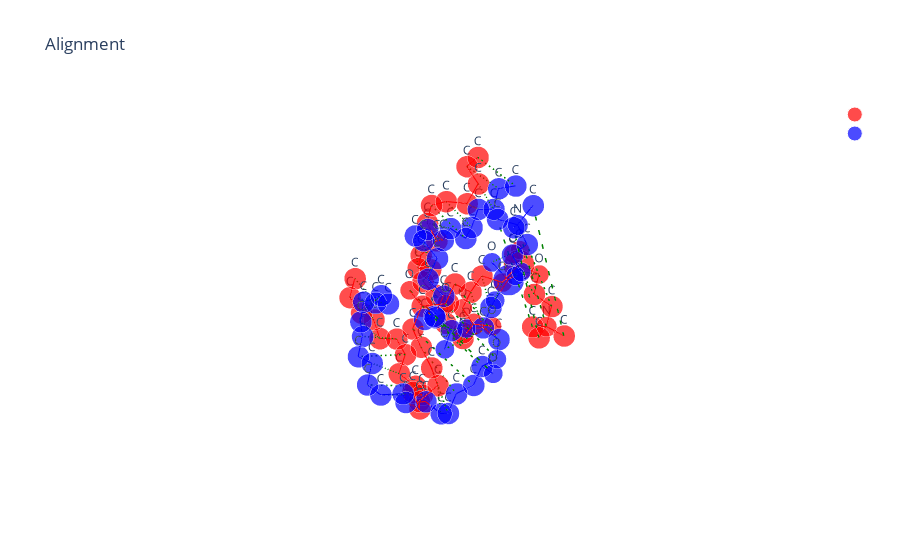

The code cell stored with this chart in its notebook:
### Markdown cell above
OTMol alignment

### Code cell
df = pd.read_csv('./otmol_output/1ln1_DLP_result.csv')
data_path = "../Data/first_8_molecules_RDKIT"
ligand = '1ln1_DLP'
i = 49
nameB = ligand+'_conf'+str(i)+'_otmol.xyz'
path1 = os.path.join(data_path, 'extra_bio_ligands', ligand+'.pdb')
path2 = os.path.join(data_path, 'extra_bio_ligands_RDKIT', ligand, ligand+'_conf'+str(i)+'.pdb')
X_A, T_A, B_A = otm.tl.parse_pdb_file(path1)
X_B, T_B, B_B = otm.tl.parse_pdb_file(path2)
assignment = [int(x) for x in df['assignment'][i].strip('[]').split()]
P = otm.tl.permutation_to_matrix(assignment)
X_B_aligned, _, _ = otm.tl.kabsch(X_A, X_B, P) 
otm.tl.write_xyz_with_custom_labels(
    os.path.join('otmol_output', nameB), 
    X_B_aligned[assignment], 
    T_B[assignment],
    comment="aligned by OTMol")
print(otm.tl.root_mean_square_deviation(X_A, X_B_aligned[assignment]))
otm.pl.interactive_alignment_plot(X_A, X_B_aligned, T_A, T_B, B_A, B_B, assignment, '', '')

### Figure 1 — Plotly figure (JSON) as saved in the notebook; plotly's stock layout.template omitted (floating-point values rounded to 4 significant figures)
{"data": [{"marker": {"color": "red", "size": [15.2, 15.2, 15.2, 15.2, 15.2, 15.2, 15.2, 15.2, 15.2, 15.2, 15.2, 15.2, 15.2, 15.2, 15.2, 15.2, 15.2, 15.2, 15.2, 15.2, 15.2, 15.2, 15.2, 15.2, 15.2, 15.2, 15.2, 15.2, 15.2, 15.2, 15.2, 15.2, 15.2, 15.2, 15.2, 15.2, 15.2, 15.2, 15.2, 15.2, 15.2, 15.2, 15.2, 15.2, 14.2, 13.2, 13.2, 13.2, 13.2, 13.2, 13.2, 13.2, 13.2, 21.4], "symbol": "circle"}, "mode": "markers+text", "name": "", "text": ["C", "C", "C", "C", "C", "C", "C", "C", "C", "C", "C", "C", "C", "C", "C", "C", "C", "C", "C", "C", "C", "C", "C", "C", "C", "C", "C", "C", "C", "C", "C", "C", "C", "C", "C", "C", "C", "C", "C", "C", "C", "C", "C", "C", "N", "O", "O", "O", "O", "O", "O", "O", "O", "P"], "textposition": "top center", "type": "scatter3d", "x": [49.37, 50.8, 51.9, 46.91, 46.23, 48.26, 46.06, 46.67, 54.38, 55.62, 55.28, 55.72, 55.48, 56.67, 56.29, 55.65, 54.66, 54.22, 54.67, 53.89, 53.72, 54.27, 53.89, 54.84, 54.82, 54.18, 50.65, 51.1, 50.09, 50.45, 49.59, 49.41, 49.98, 49.79, 51.09, 51.13, 49.84, 49.55, 49.19, 49.07, 47.79, 46.98, 46.78, 45.31, 46.81, 51.08, 53.12, 54.44, 49.95, 46.23, 47.61, 48.44, 46.39, 47.17], "y": [49.7, 50.05, 49.65, 52.38, 53.47, 54.03, 54.69, 52.44, 49.3, 49.79, 50.08, 51.48, 51.75, 51.3, 50.84, 49.41, 49.2, 47.97, 46.71, 46.62, 45.49, 44.14, 43.03, 43.0, 41.66, 41.68, 50.25, 49.7, 48.74, 47.3, 46.71, 45.19, 44.38, 45.07, 45.2, 45.63, 45.86, 44.62, 44.69, 46.04, 46.74, 46.99, 45.73, 45.39, 53.64, 49.6, 50.07, 48.24, 51.3, 49.83, 51.32, 50.77, 52.23, 51.04], "z": [19.91, 19.48, 20.47, 18.5, 17.69, 16.44, 15.66, 15.52, 19.86, 19.07, 17.58, 17.08, 15.57, 14.71, 13.32, 13.28, 12.07, 11.68, 12.39, 13.71, 14.41, 13.96, 14.92, 16.08, 16.78, 18.18, 16.8, 15.45, 14.79, 15.07, 16.17, 16.02, 17.18, 18.5, 19.25, 20.53, 21.27, 22.05, 23.33, 24.0, 23.67, 24.92, 25.73, 25.92, 16.33, 18.07, 19.76, 20.55, 16.84, 20.36, 21.84, 19.45, 19.82, 20.4]}, {"marker": {"color": "blue", "size": [15.2, 15.2, 15.2, 15.2, 15.2, 15.2, 15.2, 15.2, 15.2, 15.2, 15.2, 15.2, 15.2, 15.2, 15.2, 15.2, 15.2, 15.2, 15.2, 15.2, 15.2, 15.2, 15.2, 15.2, 15.2, 15.2, 15.2, 15.2, 15.2, 15.2, 15.2, 15.2, 15.2, 15.2, 15.2, 15.2, 15.2, 15.2, 15.2, 15.2, 15.2, 15.2, 15.2, 15.2, 14.2, 13.2, 13.2, 13.2, 13.2, 13.2, 13.2, 13.2, 13.2, 21.4], "symbol": "circle"}, "mode": "markers+text", "name": "", "text": ["C", "C", "C", "C", "C", "C", "C", "C", "C", "C", "C", "C", "C", "C", "C", "C", "C", "C", "C", "C", "C", "C", "C", "C", "C", "C", "C", "C", "C", "C", "C", "C", "C", "C", "C", "C", "C", "C", "C", "C", "C", "C", "C", "C", "N", "O", "O", "O", "O", "O", "O", "O", "O", "P"], "textposition": "top center", "type": "scatter3d", "x": [48.58, 49.62, 49.65, 48.12, 48.03, 49.62, 48.58, 47.37, 51.82, 52.53, 54.01, 54.81, 54.56, 54.66, 55.91, 56.3, 57.61, 57.61, 56.56, 56.68, 55.61, 55.66, 54.72, 53.27, 52.54, 52.75, 51.16, 51.67, 52.93, 53.03, 52.17, 52.39, 51.61, 51.74, 51.29, 49.88, 48.99, 47.58, 46.62, 45.25, 44.79, 44.68, 44.21, 44.06, 48.4, 50.84, 50.47, 52.24, 52.19, 46.11, 47.7, 48.97, 47.76, 47.61], "y": [50.01, 50.27, 51.75, 51.13, 52.11, 52.14, 50.09, 51.78, 52.17, 52.11, 51.94, 51.97, 51.01, 49.56, 48.89, 49.19, 48.5, 47.03, 46.26, 44.78, 43.95, 44.08, 43.28, 43.45, 43.21, 41.81, 48.61, 47.5, 47.78, 48.89, 48.91, 47.69, 47.78, 46.65, 45.3, 44.97, 45.61, 44.95, 45.6, 44.97, 45.15, 46.57, 46.54, 47.92, 51.53, 49.78, 52.33, 53.47, 48.99, 50.11, 49.14, 50.65, 51.7, 50.61], "z": [17.0, 15.89, 15.73, 21.62, 22.75, 24.51, 23.95, 25.03, 14.95, 13.63, 13.82, 12.58, 11.51, 11.65, 12.05, 13.46, 13.84, 13.66, 14.43, 14.15, 14.87, 16.35, 17.16, 17.08, 15.81, 15.25, 15.56, 16.4, 17.12, 18.06, 19.27, 20.14, 21.41, 22.33, 21.99, 21.82, 20.85, 21.04, 20.09, 20.29, 21.72, 22.16, 23.62, 24.18, 24.02, 16.25, 14.81, 15.51, 14.67, 18.58, 20.0, 18.15, 20.42, 19.18]}, {"line": {"color": "red", "width": 2}, "mode": "lines", "showlegend": false, "type": "scatter3d", "x": [49.37, 50.8], "y": [49.7, 50.05], "z": [19.91, 19.48]}, {"line": {"color": "red", "width": 2}, "mode": "lines", "showlegend": false, "type": "scatter3d", "x": [49.37, 48.44], "y": [49.7, 50.77], "z": [19.91, 19.45]}, {"line": {"color": "red", "width": 2}, "mode": "lines", "showlegend": false, "type": "scatter3d", "x": [50.8, 51.9], "y": [50.05, 49.65], "z": [19.48, 20.47]}, {"line": {"color": "red", "width": 2}, "mode": "lines", "showlegend": false, "type": "scatter3d", "x": [50.8, 51.08], "y": [50.05, 49.6], "z": [19.48, 18.07]}, {"line": {"color": "red", "width": 2}, "mode": "lines", "showlegend": false, "type": "scatter3d", "x": [51.9, 53.12], "y": [49.65, 50.07], "z": [20.47, 19.76]}, {"line": {"color": "red", "width": 2}, "mode": "lines", "showlegend": false, "type": "scatter3d", "x": [46.91, 46.23], "y": [52.38, 53.47], "z": [18.5, 17.69]}, {"line": {"color": "red", "width": 2}, "mode": "lines", "showlegend": false, "type": "scatter3d", "x": [46.91, 46.39], "y": [52.38, 52.23], "z": [18.5, 19.82]}, {"line": {"color": "red", "width": 2}, "mode": "lines", "showlegend": false, "type": "scatter3d", "x": [46.23, 46.81], "y": [53.47, 53.64], "z": [17.69, 16.33]}, {"line": {"color": "red", "width": 2}, "mode": "lines", "showlegend": false, "type": "scatter3d", "x": [48.26, 46.81], "y": [54.03, 53.64], "z": [16.44, 16.33]}, {"line": {"color": "red", "width": 2}, "mode": "lines", "showlegend": false, "type": "scatter3d", "x": [46.06, 46.81], "y": [54.69, 53.64], "z": [15.66, 16.33]}, {"line": {"color": "red", "width": 2}, "mode": "lines", "showlegend": false, "type": "scatter3d", "x": [46.67, 46.81], "y": [52.44, 53.64], "z": [15.52, 16.33]}, {"line": {"color": "red", "width": 2}, "mode": "lines", "showlegend": false, "type": "scatter3d", "x": [54.38, 55.62], "y": [49.3, 49.79], "z": [19.86, 19.07]}, {"line": {"color": "red", "width": 2}, "mode": "lines", "showlegend": false, "type": "scatter3d", "x": [54.38, 53.12], "y": [49.3, 50.07], "z": [19.86, 19.76]}, {"line": {"color": "red", "width": 2}, "mode": "lines", "showlegend": false, "type": "scatter3d", "x": [54.38, 54.44], "y": [49.3, 48.24], "z": [19.86, 20.55]}, {"line": {"color": "red", "width": 2}, "mode": "lines", "showlegend": false, "type": "scatter3d", "x": [55.62, 55.28], "y": [49.79, 50.08], "z": [19.07, 17.58]}, {"line": {"color": "red", "width": 2}, "mode": "lines", "showlegend": false, "type": "scatter3d", "x": [55.28, 55.72], "y": [50.08, 51.48], "z": [17.58, 17.08]}, {"line": {"color": "red", "width": 2}, "mode": "lines", "showlegend": false, "type": "scatter3d", "x": [55.72, 55.48], "y": [51.48, 51.75], "z": [17.08, 15.57]}, {"line": {"color": "red", "width": 2}, "mode": "lines", "showlegend": false, "type": "scatter3d", "x": [55.48, 56.67], "y": [51.75, 51.3], "z": [15.57, 14.71]}, {"line": {"color": "red", "width": 2}, "mode": "lines", "showlegend": false, "type": "scatter3d", "x": [56.67, 56.29], "y": [51.3, 50.84], "z": [14.71, 13.32]}, {"line": {"color": "red", "width": 2}, "mode": "lines", "showlegend": false, "type": "scatter3d", "x": [56.29, 55.65], "y": [50.84, 49.41], "z": [13.32, 13.28]}, {"line": {"color": "red", "width": 2}, "mode": "lines", "showlegend": false, "type": "scatter3d", "x": [55.65, 54.66], "y": [49.41, 49.2], "z": [13.28, 12.07]}, {"line": {"color": "red", "width": 2}, "mode": "lines", "showlegend": false, "type": "scatter3d", "x": [54.66, 54.22], "y": [49.2, 47.97], "z": [12.07, 11.68]}, {"line": {"color": "red", "width": 2}, "mode": "lines", "showlegend": false, "type": "scatter3d", "x": [54.22, 54.67], "y": [47.97, 46.71], "z": [11.68, 12.39]}, {"line": {"color": "red", "width": 2}, "mode": "lines", "showlegend": false, "type": "scatter3d", "x": [54.67, 53.89], "y": [46.71, 46.62], "z": [12.39, 13.71]}, {"line": {"color": "red", "width": 2}, "mode": "lines", "showlegend": false, "type": "scatter3d", "x": [53.89, 53.72], "y": [46.62, 45.49], "z": [13.71, 14.41]}, {"line": {"color": "red", "width": 2}, "mode": "lines", "showlegend": false, "type": "scatter3d", "x": [53.72, 54.27], "y": [45.49, 44.14], "z": [14.41, 13.96]}, {"line": {"color": "red", "width": 2}, "mode": "lines", "showlegend": false, "type": "scatter3d", "x": [54.27, 53.89], "y": [44.14, 43.03], "z": [13.96, 14.92]}, {"line": {"color": "red", "width": 2}, "mode": "lines", "showlegend": false, "type": "scatter3d", "x": [53.89, 54.84], "y": [43.03, 43.0], "z": [14.92, 16.08]}, {"line": {"color": "red", "width": 2}, "mode": "lines", "showlegend": false, "type": "scatter3d", "x": [54.84, 54.82], "y": [43.0, 41.66], "z": [16.08, 16.78]}, {"line": {"color": "red", "width": 2}, "mode": "lines", "showlegend": false, "type": "scatter3d", "x": [54.82, 54.18], "y": [41.66, 41.68], "z": [16.78, 18.18]}, {"line": {"color": "red", "width": 2}, "mode": "lines", "showlegend": false, "type": "scatter3d", "x": [50.65, 51.1], "y": [50.25, 49.7], "z": [16.8, 15.45]}, {"line": {"color": "red", "width": 2}, "mode": "lines", "showlegend": false, "type": "scatter3d", "x": [50.65, 51.08], "y": [50.25, 49.6], "z": [16.8, 18.07]}, {"line": {"color": "red", "width": 2}, "mode": "lines", "showlegend": false, "type": "scatter3d", "x": [50.65, 49.95], "y": [50.25, 51.3], "z": [16.8, 16.84]}, {"line": {"color": "red", "width": 2}, "mode": "lines", "showlegend": false, "type": "scatter3d", "x": [51.1, 50.09], "y": [49.7, 48.74], "z": [15.45, 14.79]}, {"line": {"color": "red", "width": 2}, "mode": "lines", "showlegend": false, "type": "scatter3d", "x": [50.09, 50.45], "y": [48.74, 47.3], "z": [14.79, 15.07]}, {"line": {"color": "red", "width": 2}, "mode": "lines", "showlegend": false, "type": "scatter3d", "x": [50.45, 49.59], "y": [47.3, 46.71], "z": [15.07, 16.17]}, {"line": {"color": "red", "width": 2}, "mode": "lines", "showlegend": false, "type": "scatter3d", "x": [49.59, 49.41], "y": [46.71, 45.19], "z": [16.17, 16.02]}, {"line": {"color": "red", "width": 2}, "mode": "lines", "showlegend": false, "type": "scatter3d", "x": [49.41, 49.98], "y": [45.19, 44.38], "z": [16.02, 17.18]}, {"line": {"color": "red", "width": 2}, "mode": "lines", "showlegend": false, "type": "scatter3d", "x": [49.98, 49.79], "y": [44.38, 45.07], "z": [17.18, 18.5]}, {"line": {"color": "red", "width": 2}, "mode": "lines", "showlegend": false, "type": "scatter3d", "x": [49.79, 51.09], "y": [45.07, 45.2], "z": [18.5, 19.25]}, {"line": {"color": "red", "width": 2}, "mode": "lines", "showlegend": false, "type": "scatter3d", "x": [51.09, 51.13], "y": [45.2, 45.63], "z": [19.25, 20.53]}, {"line": {"color": "red", "width": 2}, "mode": "lines", "showlegend": false, "type": "scatter3d", "x": [51.13, 49.84], "y": [45.63, 45.86], "z": [20.53, 21.27]}, {"line": {"color": "red", "width": 2}, "mode": "lines", "showlegend": false, "type": "scatter3d", "x": [49.84, 49.55], "y": [45.86, 44.62], "z": [21.27, 22.05]}, {"line": {"color": "red", "width": 2}, "mode": "lines", "showlegend": false, "type": "scatter3d", "x": [49.55, 49.19], "y": [44.62, 44.69], "z": [22.05, 23.33]}, {"line": {"color": "red", "width": 2}, "mode": "lines", "showlegend": false, "type": "scatter3d", "x": [49.19, 49.07], "y": [44.69, 46.04], "z": [23.33, 24.0]}, {"line": {"color": "red", "width": 2}, "mode": "lines", "showlegend": false, "type": "scatter3d", "x": [49.07, 47.79], "y": [46.04, 46.74], "z": [24.0, 23.67]}, {"line": {"color": "red", "width": 2}, "mode": "lines", "showlegend": false, "type": "scatter3d", "x": [47.79, 46.98], "y": [46.74, 46.99], "z": [23.67, 24.92]}, {"line": {"color": "red", "width": 2}, "mode": "lines", "showlegend": false, "type": "scatter3d", "x": [46.98, 46.78], "y": [46.99, 45.73], "z": [24.92, 25.73]}, {"line": {"color": "red", "width": 2}, "mode": "lines", "showlegend": false, "type": "scatter3d", "x": [46.78, 45.31], "y": [45.73, 45.39], "z": [25.73, 25.92]}, {"line": {"color": "red", "width": 2}, "mode": "lines", "showlegend": false, "type": "scatter3d", "x": [46.23, 47.17], "y": [49.83, 51.04], "z": [20.36, 20.4]}, {"line": {"color": "red", "width": 2}, "mode": "lines", "showlegend": false, "type": "scatter3d", "x": [47.61, 47.17], "y": [51.32, 51.04], "z": [21.84, 20.4]}, {"line": {"color": "red", "width": 2}, "mode": "lines", "showlegend": false, "type": "scatter3d", "x": [48.44, 47.17], "y": [50.77, 51.04], "z": [19.45, 20.4]}, {"line": {"color": "red", "width": 2}, "mode": "lines", "showlegend": false, "type": "scatter3d", "x": [46.39, 47.17], "y": [52.23, 51.04], "z": [19.82, 20.4]}, {"line": {"color": "blue", "width": 2}, "mode": "lines", "showlegend": false, "type": "scatter3d", "x": [48.58, 49.62], "y": [50.01, 50.27], "z": [17.0, 15.89]}, {"line": {"color": "blue", "width": 2}, "mode": "lines", "showlegend": false, "type": "scatter3d", "x": [48.58, 48.97], "y": [50.01, 50.65], "z": [17.0, 18.15]}, {"line": {"color": "blue", "width": 2}, "mode": "lines", "showlegend": false, "type": "scatter3d", "x": [49.62, 49.65], "y": [50.27, 51.75], "z": [15.89, 15.73]}, {"line": {"color": "blue", "width": 2}, "mode": "lines", "showlegend": false, "type": "scatter3d", "x": [49.62, 50.84], "y": [50.27, 49.78], "z": [15.89, 16.25]}, {"line": {"color": "blue", "width": 2}, "mode": "lines", "showlegend": false, "type": "scatter3d", "x": [49.65, 50.47], "y": [51.75, 52.33], "z": [15.73, 14.81]}, {"line": {"color": "blue", "width": 2}, "mode": "lines", "showlegend": false, "type": "scatter3d", "x": [48.12, 48.03], "y": [51.13, 52.11], "z": [21.62, 22.75]}, {"line": {"color": "blue", "width": 2}, "mode": "lines", "showlegend": false, "type": "scatter3d", "x": [48.12, 47.76], "y": [51.13, 51.7], "z": [21.62, 20.42]}, {"line": {"color": "blue", "width": 2}, "mode": "lines", "showlegend": false, "type": "scatter3d", "x": [48.03, 48.4], "y": [52.11, 51.53], "z": [22.75, 24.02]}, {"line": {"color": "blue", "width": 2}, "mode": "lines", "showlegend": false, "type": "scatter3d", "x": [49.62, 48.4], "y": [52.14, 51.53], "z": [24.51, 24.02]}, {"line": {"color": "blue", "width": 2}, "mode": "lines", "showlegend": false, "type": "scatter3d", "x": [48.58, 48.4], "y": [50.09, 51.53], "z": [23.95, 24.02]}, {"line": {"color": "blue", "width": 2}, "mode": "lines", "showlegend": false, "type": "scatter3d", "x": [47.37, 48.4], "y": [51.78, 51.53], "z": [25.03, 24.02]}, {"line": {"color": "blue", "width": 2}, "mode": "lines", "showlegend": false, "type": "scatter3d", "x": [51.82, 52.53], "y": [52.17, 52.11], "z": [14.95, 13.63]}, {"line": {"color": "blue", "width": 2}, "mode": "lines", "showlegend": false, "type": "scatter3d", "x": [51.82, 50.47], "y": [52.17, 52.33], "z": [14.95, 14.81]}, {"line": {"color": "blue", "width": 2}, "mode": "lines", "showlegend": false, "type": "scatter3d", "x": [51.82, 52.24], "y": [52.17, 53.47], "z": [14.95, 15.51]}, {"line": {"color": "blue", "width": 2}, "mode": "lines", "showlegend": false, "type": "scatter3d", "x": [52.53, 54.01], "y": [52.11, 51.94], "z": [13.63, 13.82]}, {"line": {"color": "blue", "width": 2}, "mode": "lines", "showlegend": false, "type": "scatter3d", "x": [54.01, 54.81], "y": [51.94, 51.97], "z": [13.82, 12.58]}, {"line": {"color": "blue", "width": 2}, "mode": "lines", "showlegend": false, "type": "scatter3d", "x": [54.81, 54.56], "y": [51.97, 51.01], "z": [12.58, 11.51]}, {"line": {"color": "blue", "width": 2}, "mode": "lines", "showlegend": false, "type": "scatter3d", "x": [54.56, 54.66], "y": [51.01, 49.56], "z": [11.51, 11.65]}, {"line": {"color": "blue", "width": 2}, "mode": "lines", "showlegend": false, "type": "scatter3d", "x": [54.66, 55.91], "y": [49.56, 48.89], "z": [11.65, 12.05]}, {"line": {"color": "blue", "width": 2}, "mode": "lines", "showlegend": false, "type": "scatter3d", "x": [55.91, 56.3], "y": [48.89, 49.19], "z": [12.05, 13.46]}, {"line": {"color": "blue", "width": 2}, "mode": "lines", "showlegend": false, "type": "scatter3d", "x": [56.3, 57.61], "y": [49.19, 48.5], "z": [13.46, 13.84]}, {"line": {"color": "blue", "width": 2}, "mode": "lines", "showlegend": false, "type": "scatter3d", "x": [57.61, 57.61], "y": [48.5, 47.03], "z": [13.84, 13.66]}, {"line": {"color": "blue", "width": 2}, "mode": "lines", "showlegend": false, "type": "scatter3d", "x": [57.61, 56.56], "y": [47.03, 46.26], "z": [13.66, 14.43]}, {"line": {"color": "blue", "width": 2}, "mode": "lines", "showlegend": false, "type": "scatter3d", "x": [56.56, 56.68], "y": [46.26, 44.78], "z": [14.43, 14.15]}, {"line": {"color": "blue", "width": 2}, "mode": "lines", "showlegend": false, "type": "scatter3d", "x": [56.68, 55.61], "y": [44.78, 43.95], "z": [14.15, 14.87]}, {"line": {"color": "blue", "width": 2}, "mode": "lines", "showlegend": false, "type": "scatter3d", "x": [55.61, 55.66], "y": [43.95, 44.08], "z": [14.87, 16.35]}, {"line": {"color": "blue", "width": 2}, "mode": "lines", "showlegend": false, "type": "scatter3d", "x": [55.66, 54.72], "y": [44.08, 43.28], "z": [16.35, 17.16]}, {"line": {"color": "blue", "width": 2}, "mode": "lines", "showlegend": false, "type": "scatter3d", "x": [54.72, 53.27], "y": [43.28, 43.45], "z": [17.16, 17.08]}, {"line": {"color": "blue", "width": 2}, "mode": "lines", "showlegend": false, "type": "scatter3d", "x": [53.27, 52.54], "y": [43.45, 43.21], "z": [17.08, 15.81]}, {"line": {"color": "blue", "width": 2}, "mode": "lines", "showlegend": false, "type": "scatter3d", "x": [52.54, 52.75], "y": [43.21, 41.81], "z": [15.81, 15.25]}, {"line": {"color": "blue", "width": 2}, "mode": "lines", "showlegend": false, "type": "scatter3d", "x": [51.16, 51.67], "y": [48.61, 47.5], "z": [15.56, 16.4]}, {"line": {"color": "blue", "width": 2}, "mode": "lines", "showlegend": false, "type": "scatter3d", "x": [51.16, 50.84], "y": [48.61, 49.78], "z": [15.56, 16.25]}, {"line": {"color": "blue", "width": 2}, "mode": "lines", "showlegend": false, "type": "scatter3d", "x": [51.16, 52.19], "y": [48.61, 48.99], "z": [15.56, 14.67]}, {"line": {"color": "blue", "width": 2}, "mode": "lines", "showlegend": false, "type": "scatter3d", "x": [51.67, 52.93], "y": [47.5, 47.78], "z": [16.4, 17.12]}, {"line": {"color": "blue", "width": 2}, "mode": "lines", "showlegend": false, "type": "scatter3d", "x": [52.93, 53.03], "y": [47.78, 48.89], "z": [17.12, 18.06]}, {"line": {"color": "blue", "width": 2}, "mode": "lines", "showlegend": false, "type": "scatter3d", "x": [53.03, 52.17], "y": [48.89, 48.91], "z": [18.06, 19.27]}, {"line": {"color": "blue", "width": 2}, "mode": "lines", "showlegend": false, "type": "scatter3d", "x": [52.17, 52.39], "y": [48.91, 47.69], "z": [19.27, 20.14]}, {"line": {"color": "blue", "width": 2}, "mode": "lines", "showlegend": false, "type": "scatter3d", "x": [52.39, 51.61], "y": [47.69, 47.78], "z": [20.14, 21.41]}, {"line": {"color": "blue", "width": 2}, "mode": "lines", "showlegend": false, "type": "scatter3d", "x": [51.61, 51.74], "y": [47.78, 46.65], "z": [21.41, 22.33]}, {"line": {"color": "blue", "width": 2}, "mode": "lines", "showlegend": false, "type": "scatter3d", "x": [51.74, 51.29], "y": [46.65, 45.3], "z": [22.33, 21.99]}, {"line": {"color": "blue", "width": 2}, "mode": "lines", "showlegend": false, "type": "scatter3d", "x": [51.29, 49.88], "y": [45.3, 44.97], "z": [21.99, 21.82]}, {"line": {"color": "blue", "width": 2}, "mode": "lines", "showlegend": false, "type": "scatter3d", "x": [49.88, 48.99], "y": [44.97, 45.61], "z": [21.82, 20.85]}, {"line": {"color": "blue", "width": 2}, "mode": "lines", "showlegend": false, "type": "scatter3d", "x": [48.99, 47.58], "y": [45.61, 44.95], "z": [20.85, 21.04]}, {"line": {"color": "blue", "width": 2}, "mode": "lines", "showlegend": false, "type": "scatter3d", "x": [47.58, 46.62], "y": [44.95, 45.6], "z": [21.04, 20.09]}, {"line": {"color": "blue", "width": 2}, "mode": "lines", "showlegend": false, "type": "scatter3d", "x": [46.62, 45.25], "y": [45.6, 44.97], "z": [20.09, 20.29]}, {"line": {"color": "blue", "width": 2}, "mode": "lines", "showlegend": false, "type": "scatter3d", "x": [45.25, 44.79], "y": [44.97, 45.15], "z": [20.29, 21.72]}, {"line": {"color": "blue", "width": 2}, "mode": "lines", "showlegend": false, "type": "scatter3d", "x": [44.79, 44.68], "y": [45.15, 46.57], "z": [21.72, 22.16]}, {"line": {"color": "blue", "width": 2}, "mode": "lines", "showlegend": false, "type": "scatter3d", "x": [44.68, 44.21], "y": [46.57, 46.54], "z": [22.16, 23.62]}, {"line": {"color": "blue", "width": 2}, "mode": "lines", "showlegend": false, "type": "scatter3d", "x": [44.21, 44.06], "y": [46.54, 47.92], "z": [23.62, 24.18]}, {"line": {"color": "blue", "width": 2}, "mode": "lines", "showlegend": false, "type": "scatter3d", "x": [46.11, 47.61], "y": [50.11, 50.61], "z": [18.58, 19.18]}, {"line": {"color": "blue", "width": 2}, "mode": "lines", "showlegend": false, "type": "scatter3d", "x": [47.7, 47.61], "y": [49.14, 50.61], "z": [20.0, 19.18]}, {"line": {"color": "blue", "width": 2}, "mode": "lines", "showlegend": false, "type": "scatter3d", "x": [48.97, 47.61], "y": [50.65, 50.61], "z": [18.15, 19.18]}, {"line": {"color": "blue", "width": 2}, "mode": "lines", "showlegend": false, "type": "scatter3d", "x": [47.76, 47.61], "y": [51.7, 50.61], "z": [20.42, 19.18]}, {"line": {"color": "green", "dash": "longdash", "width": 3}, "mode": "lines", "showlegend": false, "type": "scatter3d", "x": [49.37, 48.58], "y": [49.7, 50.01], "z": [19.91, 17.0]}, {"line": {"color": "green", "dash": "longdash", "width": 3}, "mode": "lines", "showlegend": false, "type": "scatter3d", "x": [50.8, 49.62], "y": [50.05, 50.27], "z": [19.48, 15.89]}, {"line": {"color": "green", "dash": "longdash", "width": 3}, "mode": "lines", "showlegend": false, "type": "scatter3d", "x": [51.9, 49.65], "y": [49.65, 51.75], "z": [20.47, 15.73]}, {"line": {"color": "green", "dash": "longdash", "width": 3}, "mode": "lines", "showlegend": false, "type": "scatter3d", "x": [46.91, 48.12], "y": [52.38, 51.13], "z": [18.5, 21.62]}, {"line": {"color": "green", "dash": "longdash", "width": 3}, "mode": "lines", "showlegend": false, "type": "scatter3d", "x": [46.23, 48.03], "y": [53.47, 52.11], "z": [17.69, 22.75]}, {"line": {"color": "green", "dash": "longdash", "width": 3}, "mode": "lines", "showlegend": false, "type": "scatter3d", "x": [48.26, 49.62], "y": [54.03, 52.14], "z": [16.44, 24.51]}, {"line": {"color": "green", "dash": "longdash", "width": 3}, "mode": "lines", "showlegend": false, "type": "scatter3d", "x": [46.06, 47.37], "y": [54.69, 51.78], "z": [15.66, 25.03]}, {"line": {"color": "green", "dash": "longdash", "width": 3}, "mode": "lines", "showlegend": false, "type": "scatter3d", "x": [46.67, 48.58], "y": [52.44, 50.09], "z": [15.52, 23.95]}, {"line": {"color": "green", "dash": "longdash", "width": 3}, "mode": "lines", "showlegend": false, "type": "scatter3d", "x": [54.38, 51.82], "y": [49.3, 52.17], "z": [19.86, 14.95]}, {"line": {"color": "green", "dash": "longdash", "width": 3}, "mode": "lines", "showlegend": false, "type": "scatter3d", "x": [55.62, 52.53], "y": [49.79, 52.11], "z": [19.07, 13.63]}, {"line": {"color": "green", "dash": "longdash", "width": 3}, "mode": "lines", "showlegend": false, "type": "scatter3d", "x": [55.28, 54.01], "y": [50.08, 51.94], "z": [17.58, 13.82]}, {"line": {"color": "green", "dash": "longdash", "width": 3}, "mode": "lines", "showlegend": false, "type": "scatter3d", "x": [55.72, 54.81], "y": [51.48, 51.97], "z": [17.08, 12.58]}, {"line": {"color": "green", "dash": "longdash", "width": 3}, "mode": "lines", "showlegend": false, "type": "scatter3d", "x": [55.48, 54.56], "y": [51.75, 51.01], "z": [15.57, 11.51]}, {"line": {"color": "green", "dash": "longdash", "width": 3}, "mode": "lines", "showlegend": false, "type": "scatter3d", "x": [56.67, 54.66], "y": [51.3, 49.56], "z": [14.71, 11.65]}, {"line": {"color": "green", "dash": "longdash", "width": 3}, "mode": "lines", "showlegend": false, "type": "scatter3d", "x": [56.29, 55.91], "y": [50.84, 48.89], "z": [13.32, 12.05]}, {"line": {"color": "green", "dash": "longdash", "width": 3}, "mode": "lines", "showlegend": false, "type": "scatter3d", "x": [55.65, 56.3], "y": [49.41, 49.19], "z": [13.28, 13.46]}, {"line": {"color": "green", "dash": "longdash", "width": 3}, "mode": "lines", "showlegend": false, "type": "scatter3d", "x": [54.66, 57.61], "y": [49.2, 48.5], "z": [12.07, 13.84]}, {"line": {"color": "green", "dash": "longdash", "width": 3}, "mode": "lines", "showlegend": false, "type": "scatter3d", "x": [54.22, 57.61], "y": [47.97, 47.03], "z": [11.68, 13.66]}, {"line": {"color": "green", "dash": "longdash", "width": 3}, "mode": "lines", "showlegend": false, "type": "scatter3d", "x": [54.67, 56.56], "y": [46.71, 46.26], "z": [12.39, 14.43]}, {"line": {"color": "green", "dash": "longdash", "width": 3}, "mode": "lines", "showlegend": false, "type": "scatter3d", "x": [53.89, 56.68], "y": [46.62, 44.78], "z": [13.71, 14.15]}, {"line": {"color": "green", "dash": "longdash", "width": 3}, "mode": "lines", "showlegend": false, "type": "scatter3d", "x": [53.72, 55.61], "y": [45.49, 43.95], "z": [14.41, 14.87]}, {"line": {"color": "green", "dash": "longdash", "width": 3}, "mode": "lines", "showlegend": false, "type": "scatter3d", "x": [54.27, 55.66], "y": [44.14, 44.08], "z": [13.96, 16.35]}, {"line": {"color": "green", "dash": "longdash", "width": 3}, "mode": "lines", "showlegend": false, "type": "scatter3d", "x": [53.89, 54.72], "y": [43.03, 43.28], "z": [14.92, 17.16]}, {"line": {"color": "green", "dash": "longdash", "width": 3}, "mode": "lines", "showlegend": false, "type": "scatter3d", "x": [54.84, 53.27], "y": [43.0, 43.45], "z": [16.08, 17.08]}, {"line": {"color": "green", "dash": "longdash", "width": 3}, "mode": "lines", "showlegend": false, "type": "scatter3d", "x": [54.82, 52.54], "y": [41.66, 43.21], "z": [16.78, 15.81]}, {"line": {"color": "green", "dash": "longdash", "width": 3}, "mode": "lines", "showlegend": false, "type": "scatter3d", "x": [54.18, 52.75], "y": [41.68, 41.81], "z": [18.18, 15.25]}, {"line": {"color": "green", "dash": "longdash", "width": 3}, "mode": "lines", "showlegend": false, "type": "scatter3d", "x": [50.65, 51.16], "y": [50.25, 48.61], "z": [16.8, 15.56]}, {"line": {"color": "green", "dash": "longdash", "width": 3}, "mode": "lines", "showlegend": false, "type": "scatter3d", "x": [51.1, 51.67], "y": [49.7, 47.5], "z": [15.45, 16.4]}, {"line": {"color": "green", "dash": "longdash", "width": 3}, "mode": "lines", "showlegend": false, "type": "scatter3d", "x": [50.09, 52.93], "y": [48.74, 47.78], "z": [14.79, 17.12]}, {"line": {"color": "green", "dash": "longdash", "width": 3}, "mode": "lines", "showlegend": false, "type": "scatter3d", "x": [50.45, 53.03], "y": [47.3, 48.89], "z": [15.07, 18.06]}, {"line": {"color": "green", "dash": "longdash", "width": 3}, "mode": "lines", "showlegend": false, "type": "scatter3d", "x": [49.59, 52.17], "y": [46.71, 48.91], "z": [16.17, 19.27]}, {"line": {"color": "green", "dash": "longdash", "width": 3}, "mode": "lines", "showlegend": false, "type": "scatter3d", "x": [49.41, 52.39], "y": [45.19, 47.69], "z": [16.02, 20.14]}, {"line": {"color": "green", "dash": "longdash", "width": 3}, "mode": "lines", "showlegend": false, "type": "scatter3d", "x": [49.98, 51.61], "y": [44.38, 47.78], "z": [17.18, 21.41]}, {"line": {"color": "green", "dash": "longdash", "width": 3}, "mode": "lines", "showlegend": false, "type": "scatter3d", "x": [49.79, 51.74], "y": [45.07, 46.65], "z": [18.5, 22.33]}, {"line": {"color": "green", "dash": "longdash", "width": 3}, "mode": "lines", "showlegend": false, "type": "scatter3d", "x": [51.09, 51.29], "y": [45.2, 45.3], "z": [19.25, 21.99]}, {"line": {"color": "green", "dash": "longdash", "width": 3}, "mode": "lines", "showlegend": false, "type": "scatter3d", "x": [51.13, 49.88], "y": [45.63, 44.97], "z": [20.53, 21.82]}, {"line": {"color": "green", "dash": "longdash", "width": 3}, "mode": "lines", "showlegend": false, "type": "scatter3d", "x": [49.84, 48.99], "y": [45.86, 45.61], "z": [21.27, 20.85]}, {"line": {"color": "green", "dash": "longdash", "width": 3}, "mode": "lines", "showlegend": false, "type": "scatter3d", "x": [49.55, 47.58], "y": [44.62, 44.95], "z": [22.05, 21.04]}, {"line": {"color": "green", "dash": "longdash", "width": 3}, "mode": "lines", "showlegend": false, "type": "scatter3d", "x": [49.19, 46.62], "y": [44.69, 45.6], "z": [23.33, 20.09]}, {"line": {"color": "green", "dash": "longdash", "width": 3}, "mode": "lines", "showlegend": false, "type": "scatter3d", "x": [49.07, 45.25], "y": [46.04, 44.97], "z": [24.0, 20.29]}, {"line": {"color": "green", "dash": "longdash", "width": 3}, "mode": "lines", "showlegend": false, "type": "scatter3d", "x": [47.79, 44.79], "y": [46.74, 45.15], "z": [23.67, 21.72]}, {"line": {"color": "green", "dash": "longdash", "width": 3}, "mode": "lines", "showlegend": false, "type": "scatter3d", "x": [46.98, 44.68], "y": [46.99, 46.57], "z": [24.92, 22.16]}, {"line": {"color": "green", "dash": "longdash", "width": 3}, "mode": "lines", "showlegend": false, "type": "scatter3d", "x": [46.78, 44.21], "y": [45.73, 46.54], "z": [25.73, 23.62]}, {"line": {"color": "green", "dash": "longdash", "width": 3}, "mode": "lines", "showlegend": false, "type": "scatter3d", "x": [45.31, 44.06], "y": [45.39, 47.92], "z": [25.92, 24.18]}, {"line": {"color": "green", "dash": "longdash", "width": 3}, "mode": "lines", "showlegend": false, "type": "scatter3d", "x": [46.81, 48.4], "y": [53.64, 51.53], "z": [16.33, 24.02]}, {"line": {"color": "green", "dash": "longdash", "width": 3}, "mode": "lines", "showlegend": false, "type": "scatter3d", "x": [51.08, 50.84], "y": [49.6, 49.78], "z": [18.07, 16.25]}, {"line": {"color": "green", "dash": "longdash", "width": 3}, "mode": "lines", "showlegend": false, "type": "scatter3d", "x": [53.12, 50.47], "y": [50.07, 52.33], "z": [19.76, 14.81]}, {"line": {"color": "green", "dash": "longdash", "width": 3}, "mode": "lines", "showlegend": false, "type": "scatter3d", "x": [54.44, 52.24], "y": [48.24, 53.47], "z": [20.55, 15.51]}, {"line": {"color": "green", "dash": "longdash", "width": 3}, "mode": "lines", "showlegend": false, "type": "scatter3d", "x": [49.95, 52.19], "y": [51.3, 48.99], "z": [16.84, 14.67]}, {"line": {"color": "green", "dash": "longdash", "width": 3}, "mode": "lines", "showlegend": false, "type": "scatter3d", "x": [46.23, 46.11], "y": [49.83, 50.11], "z": [20.36, 18.58]}, {"line": {"color": "green", "dash": "longdash", "width": 3}, "mode": "lines", "showlegend": false, "type": "scatter3d", "x": [47.61, 47.7], "y": [51.32, 49.14], "z": [21.84, 20.0]}, {"line": {"color": "green", "dash": "longdash", "width": 3}, "mode": "lines", "showlegend": false, "type": "scatter3d", "x": [48.44, 48.97], "y": [50.77, 50.65], "z": [19.45, 18.15]}, {"line": {"color": "green", "dash": "longdash", "width": 3}, "mode": "lines", "showlegend": false, "type": "scatter3d", "x": [46.39, 47.76], "y": [52.23, 51.7], "z": [19.82, 20.42]}, {"line": {"color": "green", "dash": "longdash", "width": 3}, "mode": "lines", "showlegend": false, "type": "scatter3d", "x": [47.17, 47.61], "y": [51.04, 50.61], "z": [20.4, 19.18]}], "layout": {"scene": {"aspectmode": "data", "xaxis": {"title": {"text": "X"}, "visible": false}, "yaxis": {"title": {"text": "Y"}, "visible": false}, "zaxis": {"title": {"text": "Z"}, "visible": false}}, "showlegend": true, "title": {"text": "  Alignment"}}}
